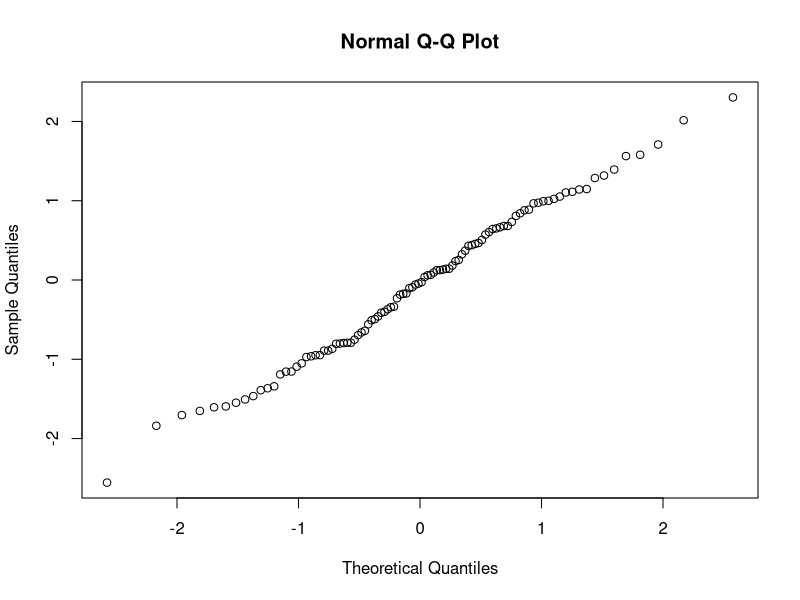
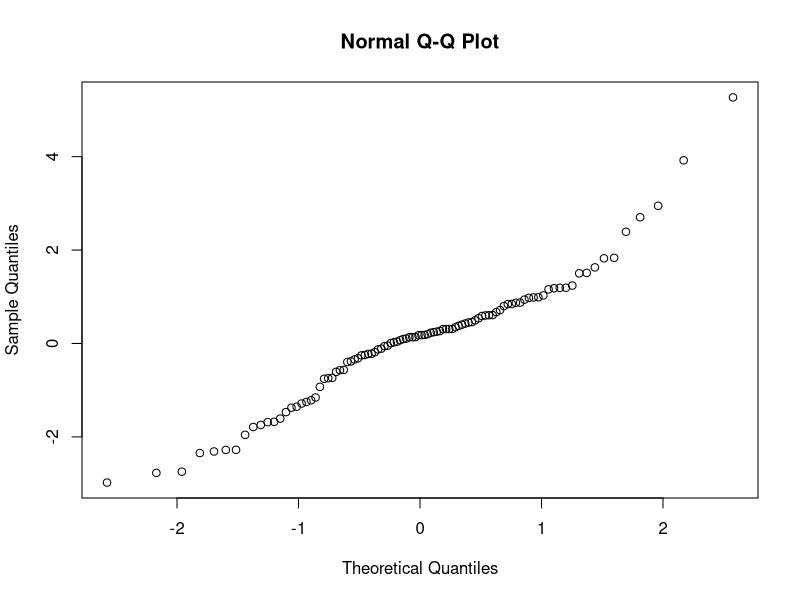
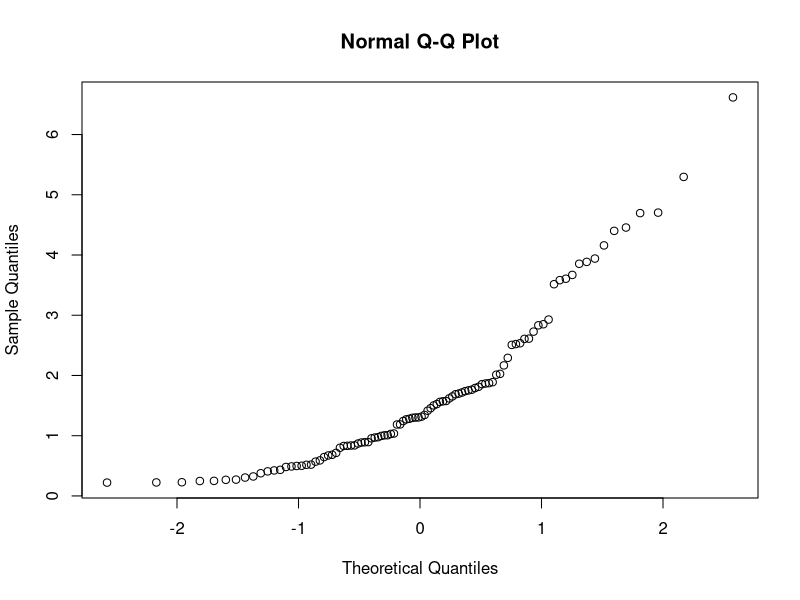
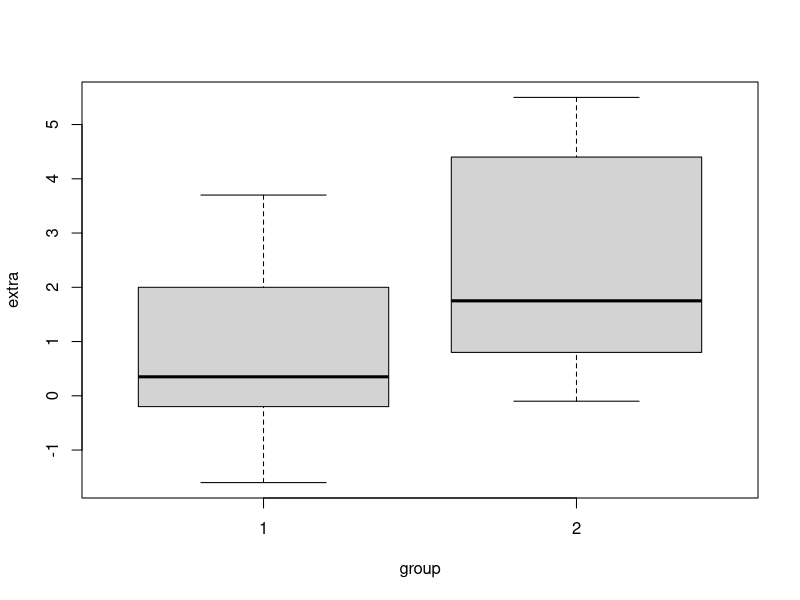

R code for these plots, in order:
## normal data
norm_data = rnorm(100)
qqnorm(norm_data)

## t data: heavy tail
t_data = rt(100, df =5)
qqnorm(t_data)

## gamma data: skewed
gamma_data = rgamma(100, shape=2, rate=1)
qqnorm(gamma_data)



## 2-sample t-test
t.test(1:10, y = c(7:20))      # P = .00001855
t.test(1:10, y = c(7:20, 200)) # P = .1245    -- NOT significant anymore
     
## Classical example: Student's sleep data
plot(extra ~ group, data = sleep)
## Traditional interface
attach(sleep)
t.test(extra[group == 1], extra[group == 2])
detach(sleep)
## Formula interface
t.test(extra ~ group, data = sleep)
